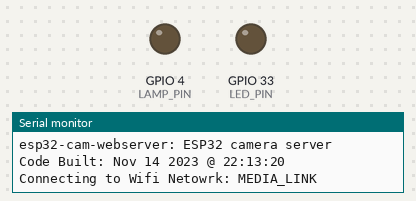
Recording of a sketch running on a simulated ESP32. Shown: output pins drawn as LEDs (lit = HIGH), the last lines printed to the serial monitor. WiFi joins after 1.5 s; servers stay silent unless stated; the camera gives no picture.

Above: at 0.4 s.
At 3.2 s:
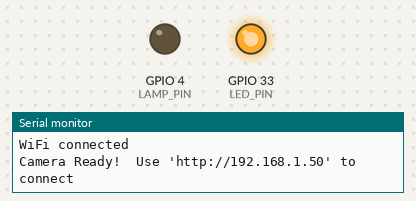
Timing chart, 0 to 4.7 s (numbered marks = the images above):
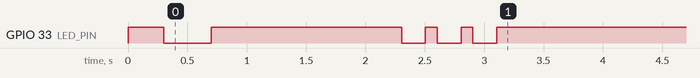

The sketch:

esp32-cam-webserver.ino
```cpp
#include "esp_camera.h"
#include <WiFi.h>

/* This sketch is a extension/expansion/reork of the 'official' ESP32 Camera example
 *  sketch from Expressif:
 *  https://github.com/espressif/arduino-esp32/tree/master/libraries/ESP32/examples/Camera/CameraWebServer
 *
 *  It is modified to allow control of Illumination LED Lamps's (present on some modules),
 *  greater feedback via a status LED, and the HTML contents are present in plain text
 *  for easy modification.
 *
 *  A camera name can now be configured, and wifi details can be stored in an optional
 *  header file to allow easier updated of the repo.
 *
 *  The web UI has had minor changes to add the lamp control when present, I have made the
 *  'Start Stream' controls more accessible, and add feedback of the camera name/firmware.
 *
 *
 * note: Make sure that you have either selected ESP32 AI Thinker,
 *       or another board which has PSRAM enabled to use high resolution camera modes
*/

// Select camera board model
//#define CAMERA_MODEL_WROVER_KIT
//#define CAMERA_MODEL_ESP_EYE
//#define CAMERA_MODEL_M5STACK_PSRAM
//#define CAMERA_MODEL_M5STACK_WIDE
//#define CAMERA_MODEL_M5STACK_NO_PSRAM
#define CAMERA_MODEL_AI_THINKER

// Select camera module used on the board
#define CAMERA_MODULE_OV2640
//#define CAMERA_MODULE_OV3660

#if __has_include("myconfig.h")
  // I keep my settings in a seperate header file
  #include "myconfig.h"
#else
  const char* ssid = "MEDIA_LINK";
  const char* password = "89124138af";
#endif

// A Name for the Camera. (can be set in myconfig.h)
#ifdef CAM_NAME
  char myName[] = CAM_NAME;
#else
  char myName[] = "ESP32 camera server";
#endif

// This will be displayed to identify the firmware
char myVer[] PROGMEM = __DATE__ " @ " __TIME__;


#include "camera_pins.h"

// Status and illumination LED's
#ifdef LAMP_PIN
  int lampVal = 0; // Current Lamp value, range 0-100, Start off
#else
  int lampVal = -1; // disable Lamp
#endif
int lampChannel = 7;     // a free PWM channel (some channels used by camera)
const int pwmfreq = 50000;     // 50K pwm frequency
const int pwmresolution = 9;   // duty cycle bit range
// https://diarmuid.ie/blog/pwm-exponential-led-fading-on-arduino-or-other-platforms
const int pwmIntervals = 100;  // The number of Steps between the output being on and off
float lampR;                   // The R value in the PWM graph equation (calculated in setup)

void startCameraServer();

void setup() {
  Serial.begin(115200);
  Serial.setDebugOutput(true);
  Serial.println();
  Serial.println("====");
  Serial.print("esp32-cam-webserver: ");
  Serial.println(myName);
  Serial.print("Code Built: ");
  Serial.println(myVer);

#ifdef LED_PIN  // If we have a notification LED set it to output
    pinMode(LED_PIN, OUTPUT);
    digitalWrite(LED_PIN, LED_OFF);
#endif

#ifdef LAMP_PIN
  ledcSetup(lampChannel, pwmfreq, pwmresolution); // configure LED PWM channel
  ledcWrite(lampChannel, lampVal);                // set initial value
  ledcAttachPin(LAMP_PIN, lampChannel);           // attach the GPIO pin to the channel
  // Calculate the PWM scaling R factor:
  // https://diarmuid.ie/blog/pwm-exponential-led-fading-on-arduino-or-other-platforms
  lampR = (pwmIntervals * log10(2))/(log10(pow(2,pwmresolution)));
#endif

  camera_config_t config;
  config.ledc_channel = LEDC_CHANNEL_0;
  config.ledc_timer = LEDC_TIMER_0;
  config.pin_d0 = Y2_GPIO_NUM;
  config.pin_d1 = Y3_GPIO_NUM;
  config.pin_d2 = Y4_GPIO_NUM;
  config.pin_d3 = Y5_GPIO_NUM;
  config.pin_d4 = Y6_GPIO_NUM;
  config.pin_d5 = Y7_GPIO_NUM;
  config.pin_d6 = Y8_GPIO_NUM;
  config.pin_d7 = Y9_GPIO_NUM;
  config.pin_xclk = XCLK_GPIO_NUM;
  config.pin_pclk = PCLK_GPIO_NUM;
  config.pin_vsync = VSYNC_GPIO_NUM;
  config.pin_href = HREF_GPIO_NUM;
  config.pin_sscb_sda = SIOD_GPIO_NUM;
  config.pin_sscb_scl = SIOC_GPIO_NUM;
  config.pin_pwdn = PWDN_GPIO_NUM;
  config.pin_reset = RESET_GPIO_NUM;
  config.xclk_freq_hz = 20000000;
  config.pixel_format = PIXFORMAT_JPEG;
  //init with high specs to pre-allocate larger buffers
  if(psramFound()){
    config.frame_size = FRAMESIZE_UXGA;
    config.jpeg_quality = 10;
    config.fb_count = 2;
  } else {
    config.frame_size = FRAMESIZE_SVGA;
    config.jpeg_quality = 12;
    config.fb_count = 1;
  }

#if defined(CAMERA_MODEL_ESP_EYE)
  pinMode(13, INPUT_PULLUP);
  pinMode(14, INPUT_PULLUP);
#endif

  // camera init
  esp_err_t err = esp_camera_init(&config);
  if (err != ESP_OK) {
    Serial.printf("Camera init failed with error 0x%x", err);
    return;
  }

  sensor_t * s = esp_camera_sensor_get();
  //initial sensors are flipped vertically and colors are a bit saturated
  if (s->id.PID == OV3660_PID) {
    s->set_vflip(s, 1);//flip it back
    s->set_brightness(s, 1);//up the blightness just a bit
    s->set_saturation(s, -2);//lower the saturation
  }
  //drop down frame size for higher initial frame rate
  s->set_framesize(s, FRAMESIZE_SVGA);

#if defined(CAMERA_MODEL_M5STACK_WIDE)
  s->set_vflip(s, 1);
  s->set_hmirror(s, 1);
#endif

  // Feedback that hardware init is complete and we are now attempting to connect
  Serial.println("");
  Serial.print("Connecting to Wifi Netowrk: ");
  Serial.println(ssid);
  flashLED(400);
  delay(100);

  WiFi.begin(ssid, password);

  while (WiFi.status() != WL_CONNECTED) {
    delay(250);  // Wait for Wifi to connect. If this fails wifi the code basically hangs here.
                 // - It would be good to do something else here as a future enhancement.
                 //   (eg: go to a captive AP config portal to configure the wifi)
  }

  // feedback that we are connected
  Serial.println("WiFi connected");
  Serial.println("");
  flashLED(200);
  delay(100);
  flashLED(200);
  delay(100);
  flashLED(200);

  // Start the Stream server, and the handler processes for the Web UI.
  startCameraServer();

  Serial.print("Camera Ready!  Use 'http://");
  Serial.print(WiFi.localIP());
  Serial.println("' to connect");
}

// Notification LED
void flashLED(int flashtime)
{
#ifdef LED_PIN                    // If we have it; flash it.
  digitalWrite(LED_PIN, LED_ON);  // On at full power.
  delay(flashtime);               // delay
  digitalWrite(LED_PIN, LED_OFF); // turn Off
#else
  return;                         // No notifcation LED, do nothing, no delay
#endif
}


void loop() {
  // Just loop forever.
  // The stream and URI handler processes initiated by the startCameraServer() call at the
  // end of setup() will handle the camera and UI processing from now on.
  delay(10000);
}
```

camera_pins.h
```cpp
// Pin definitions for soem common ESP-CAM modules

// ESP WROVER
// https://dl.espressif.com/dl/schematics/ESP-WROVER-KIT_SCH-2.pdf

#if defined(CAMERA_MODEL_WROVER_KIT)
#define PWDN_GPIO_NUM    -1
#define RESET_GPIO_NUM   -1
#define XCLK_GPIO_NUM    21
#define SIOD_GPIO_NUM    26
#define SIOC_GPIO_NUM    27

#define Y9_GPIO_NUM      35
#define Y8_GPIO_NUM      34
#define Y7_GPIO_NUM      39
#define Y6_GPIO_NUM      36
#define Y5_GPIO_NUM      19
#define Y4_GPIO_NUM      18
#define Y3_GPIO_NUM       5
#define Y2_GPIO_NUM       4
#define VSYNC_GPIO_NUM   25
#define HREF_GPIO_NUM    23
#define PCLK_GPIO_NUM    22

#define LED_PIN           2 // A status led on the RGB; could also use pin 0 or 4
#define LED_ON         HIGH //
#define LED_OFF         LOW //
//#define LAMP_PIN        x // No LED FloodLamp.


// ESP-EYE
// https://twitter.com/esp32net/status/1085488403460882437

#elif defined(CAMERA_MODEL_ESP_EYE)
#define PWDN_GPIO_NUM    -1
#define RESET_GPIO_NUM   -1
#define XCLK_GPIO_NUM     4
#define SIOD_GPIO_NUM    18
#define SIOC_GPIO_NUM    23

#define Y9_GPIO_NUM      36
#define Y8_GPIO_NUM      37
#define Y7_GPIO_NUM      38
#define Y6_GPIO_NUM      39
#define Y5_GPIO_NUM      35
#define Y4_GPIO_NUM      14
#define Y3_GPIO_NUM      13
#define Y2_GPIO_NUM      34
#define VSYNC_GPIO_NUM    5
#define HREF_GPIO_NUM    27
#define PCLK_GPIO_NUM    25

#define LED_PIN          21 // Status led
#define LED_ON         HIGH //
#define LED_OFF         LOW //
//#define LAMP_PIN        x // No LED FloodLamp.


// ESP32 M5STACK

#elif defined(CAMERA_MODEL_M5STACK_PSRAM)
#define PWDN_GPIO_NUM     -1
#define RESET_GPIO_NUM    15
#define XCLK_GPIO_NUM     27
#define SIOD_GPIO_NUM     25
#define SIOC_GPIO_NUM     23

#define Y9_GPIO_NUM       19
#define Y8_GPIO_NUM       36
#define Y7_GPIO_NUM       18
#define Y6_GPIO_NUM       39
#define Y5_GPIO_NUM        5
#define Y4_GPIO_NUM       34
#define Y3_GPIO_NUM       35
#define Y2_GPIO_NUM       32
#define VSYNC_GPIO_NUM    22
#define HREF_GPIO_NUM     26
#define PCLK_GPIO_NUM     21

#elif defined(CAMERA_MODEL_M5STACK_WIDE)
#define PWDN_GPIO_NUM     -1
#define RESET_GPIO_NUM    15
#define XCLK_GPIO_NUM     27
#define SIOD_GPIO_NUM     22
#define SIOC_GPIO_NUM     23

#define Y9_GPIO_NUM       19
#define Y8_GPIO_NUM       36
#define Y7_GPIO_NUM       18
#define Y6_GPIO_NUM       39
#define Y5_GPIO_NUM        5
#define Y4_GPIO_NUM       34
#define Y3_GPIO_NUM       35
#define Y2_GPIO_NUM       32
#define VSYNC_GPIO_NUM    25
#define HREF_GPIO_NUM     26
#define PCLK_GPIO_NUM     21

// M5 Stack status/illumination LED details unknown/unclear
//#define LED_PIN          x // Status led
//#define LED_ON        HIGH //
//#define LED_OFF        LOW //
//#define LAMP_PIN        x  // LED FloodLamp.

// Common M5 Stack without PSRAM
#elif defined(CAMERA_MODEL_M5STACK_NO_PSRAM)
#define PWDN_GPIO_NUM -1
#define RESET_GPIO_NUM 15
#define XCLK_GPIO_NUM 27
#define SIOD_GPIO_NUM 25
#define SIOC_GPIO_NUM 23
#define Y9_GPIO_NUM 19
#define Y8_GPIO_NUM 36
#define Y7_GPIO_NUM 18
#define Y6_GPIO_NUM 39
#define Y5_GPIO_NUM 5
#define Y4_GPIO_NUM 34
#define Y3_GPIO_NUM 35
#define Y2_GPIO_NUM 17
#define VSYNC_GPIO_NUM 22
#define HREF_GPIO_NUM 26
#define PCLK_GPIO_NUM 21
// Note NO PSRAM,; so maximum working resolution is XGA 1024×768


// AI Thinker
// https://github.com/SeeedDocument/forum_doc/raw/master/reg/ESP32_CAM_V1.6.pdf

#elif defined(CAMERA_MODEL_AI_THINKER)
#define PWDN_GPIO_NUM     32
#define RESET_GPIO_NUM    -1
#define XCLK_GPIO_NUM      0
#define SIOD_GPIO_NUM     26
#define SIOC_GPIO_NUM     27
#define Y9_GPIO_NUM       35
#define Y8_GPIO_NUM       34
#define Y7_GPIO_NUM       39
#define Y6_GPIO_NUM       36
#define Y5_GPIO_NUM       21
#define Y4_GPIO_NUM       19
#define Y3_GPIO_NUM       18
#define Y2_GPIO_NUM        5
#define VSYNC_GPIO_NUM    25
#define HREF_GPIO_NUM     23
#define PCLK_GPIO_NUM     22

#define LED_PIN           33 // Status led
#define LED_ON           LOW // - Pin is inverted.
#define LED_OFF         HIGH //
#define LAMP_PIN           4 // LED FloodLamp.

#else
#error "Camera model not selected"
#endif
```

myconfig.sample.h
```cpp
// Rename this example to 'myconfig.h' and fill in your details.
// This is in the '.gitignore' file, which helps to keep details secret.

const char* ssid = "MEDIA_LINK";
const char* password = "89124138af";


// Optionally give the camera a name for the web interface
//  (nb: this is not the network hostname)

#define CAM_NAME "my-awesome-webcam"
```
